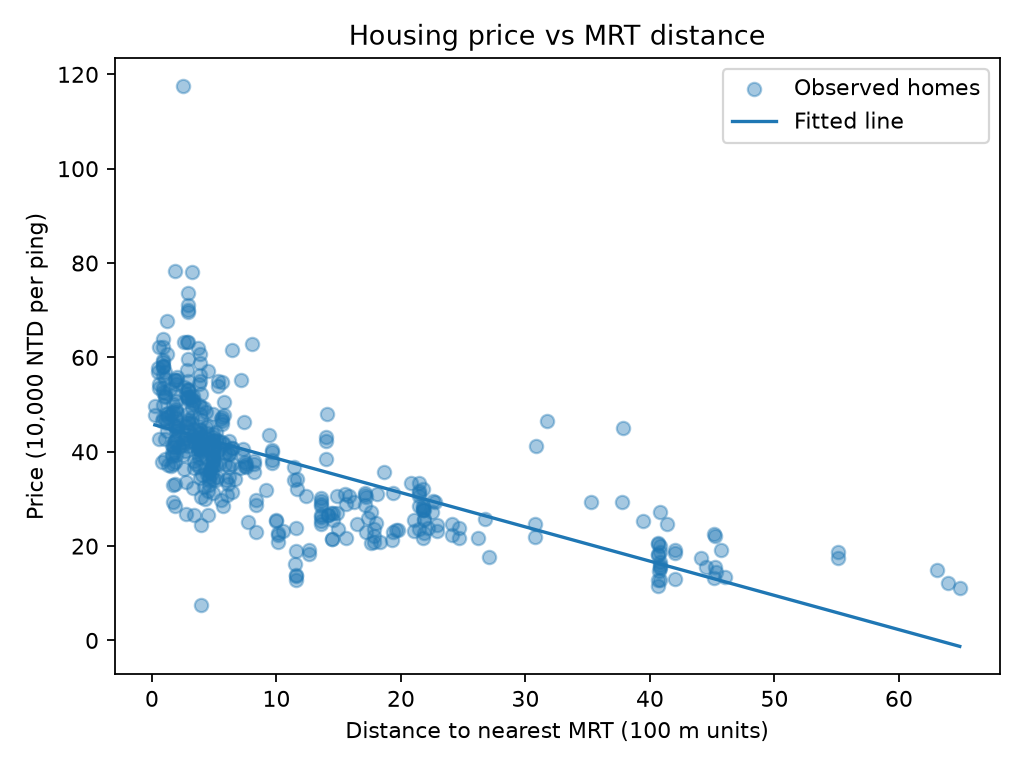

Generate this figure with Python:
import pandas as pd
import matplotlib.pyplot as plt
from sklearn.linear_model import LinearRegression

homes = pd.read_csv('real_estate.csv')
# Distance in original dataset is metres; divide by 100 for interpretable slope.

homes['distance_100m'] = homes['X3 distance to the nearest MRT station'] / 100
X = homes[['distance_100m']] # Double brackets => DataFrame (2D).
y = homes['Y house price of unit area']

model = LinearRegression()
model.fit(X, y) # Learn slope and intercept from all 414 observations.
slope = model.coef_[0]
intercept = model.intercept_
print('Rows:', len(homes))
print(f'Slope per additional 100 m: {slope:.3f}')
print(f'Intercept: {intercept:.3f}')

# 500 metres = 5 units of 100 metres. Feature name must match training.
query = pd.DataFrame({'distance_100m': [5]})
print(f'Predicted price at 500 m: {model.predict(query)[0]:.2f}')
print('Interpretation: each additional 100 m changes predicted price by', round(slope, 3), 'price units.')
# Sort x so the fitted line draws smoothly from left to right.
order = X['distance_100m'].argsort()
plt.scatter(X['distance_100m'], y, alpha=.4, label='Observed homes')
plt.plot(X['distance_100m'].iloc[order], model.predict(X).take(order), label='Fitted line')
plt.xlabel('Distance to nearest MRT (100 m units)')
plt.ylabel('Price (10,000 NTD per ping)')
plt.title('Housing price vs MRT distance')
plt.legend()
plt.tight_layout()
plt.savefig('task1_housing.png', dpi=160)
plt.close()
